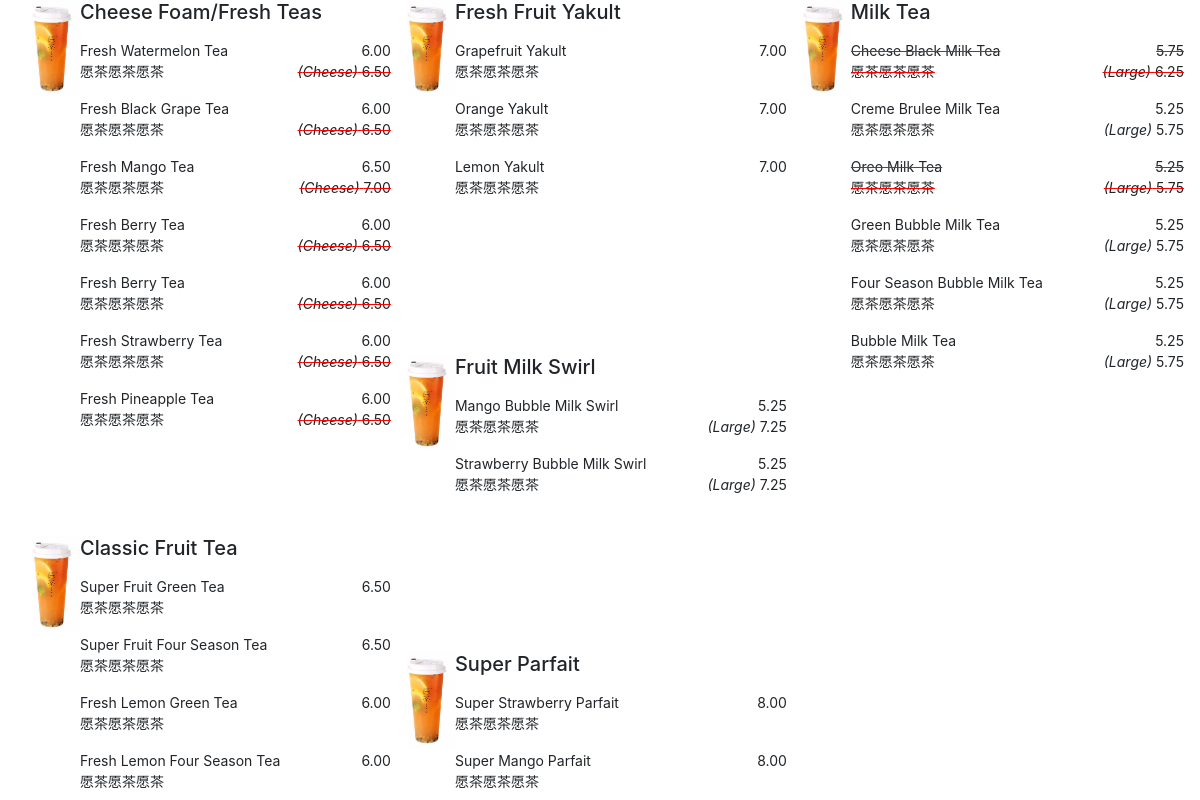
The app's page /menu/ with its own data.
### items/models.py (models this page shows, shortened)
class Category(models.Model):
    name = models.CharField(max_length=200)

class Item(models.Model):
    name = models.CharField(max_length=200)
    second_name = models.CharField(max_length=200)
    price = models.DecimalField(max_digits=10, decimal_places=2)
    image = models.ImageField(blank=True)
    category = models.ForeignKey(to=Category, on_delete=models.SET_NULL, null=True, related_name='items')
    ingredients = models.ManyToManyField(to=Ingredient, blank=True)
    @property
    def available(self):
        ingredients = self.ingredients.all()
        for i in ingredients:
            if i.available is False:
                return False
        return True

class CategoryVariant(models.Model):
    name = models.CharField(max_length=200)
    markup = models.DecimalField(max_digits=10, decimal_places=2)
    category = models.ForeignKey(to=Category, on_delete=models.CASCADE, related_name='variants')
    ingredients = models.ManyToManyField(to=Ingredient, blank=True)
    @property
    def available(self):
        ingredients = self.ingredients.all()
        for i in ingredients:
            if i.available is False:
                return False
        return True

### items/views.py (the view)
# urls.py: path('menu/', views.menu, name='menu'),
def menu(request):
    categories = Category.objects.all()
    context = { 'categories': categories }
    return render(request, 'menu.html', context)

### items/templates/menu.html
{% extends 'main.html' %}
{% load static %}
{% load mathfilters %}
{% block content %}
<div class="d-flex flex-column flex-wrap h-100 menu-column-container justify-content-between">
    {% for category in categories %}
    <div>
        <h5 class="category-heading">
            {{ category.name }}
            <img src="{% static 'images/example_tea.jpg' %}">
        </h5>
        {% for item in category.items.all %}
        <div class="menu-item d-flex flex-row justify-content-between {% if item.available == False %} sold-out {% endif %}">
            <div>
                <div>{{item.name}}</div>
                <div>{{item.second_name}}</div>
            </div>
            <div class="d-flex flex-column align-items-end">
                <div>
                    {{item.price}}
                </div>
                {% for c_variant in category.variants.all %}
                <div class="{% if c_variant.available == False %} sold-out {% endif %}">
                    <em>({{ c_variant.name }})</em>
                    {{ item.price|addition:c_variant.markup }}
                </div>
                {% endfor %}
            </div>
        </div>
        {% endfor %}
    </div>
    {% endfor %}
</div>
{% endblock content %}

### items/templates/main.html (shortened to what this page needs)
<!DOCTYPE html>
{% load static %}
<html lang="en">
<head>
    <link rel="stylesheet" href="https://stackpath.bootstrapcdn.com/bootstrap/4.5.0/css/bootstrap.min.css"
>
    <link rel="stylesheet" type='text/css' href="{% static 'css/main.css' %}">
</head>
<body>
    <div class="main-container h-100">
        {% block content %}
        {% endblock content %}
    </div>
</body>
</html>

### static/css/main.css (style rules this page uses)
body { height: 100vh; font-size: 14px; }
.main-container { margin: 0 1rem; }
.menu-item { padding-top: 0.5rem; padding-bottom: 0.5rem; min-width: 250px; }
.sold-out { text-decoration: line-through red; }
.category-heading { position: relative; }
.category-heading img { width: 3rem; height: 6rem; object-position: center; object-fit: cover; position: absolute; left: -3rem; }
.menu-column-container>* { margin-left: 4rem; }

### records on screen
Category: name "Cheese Foam/Fresh Teas"
Item: name "Fresh Watermelon Tea", second_name "愿茶愿茶愿茶", price "6.00", price|addition "6.50"
CategoryVariant: name "Cheese"
Item: name "Fresh Black Grape Tea", second_name "愿茶愿茶愿茶", price "6.00", price|addition "6.50"
Item: name "Fresh Mango Tea", second_name "愿茶愿茶愿茶", price "6.50", price|addition "7.00"
Item: name "Fresh Berry Tea", second_name "愿茶愿茶愿茶", price "6.00", price|addition "6.50"
Item: name "Fresh Berry Tea", second_name "愿茶愿茶愿茶", price "6.00", price|addition "6.50"
Item: name "Fresh Strawberry Tea", second_name "愿茶愿茶愿茶", price "6.00", price|addition "6.50"
Item: name "Fresh Pineapple Tea", second_name "愿茶愿茶愿茶", price "6.00", price|addition "6.50"
Category: name "Classic Fruit Tea"
Item: name "Super Fruit Green Tea", second_name "愿茶愿茶愿茶", price "6.50"
Item: name "Super Fruit Four Season Tea", second_name "愿茶愿茶愿茶", price "6.50"
Item: name "Fresh Lemon Green Tea", second_name "愿茶愿茶愿茶", price "6.00"
Item: name "Fresh Lemon Four Season Tea", second_name "愿茶愿茶愿茶", price "6.00"
Category: name "Fresh Fruit Yakult"
Item: name "Grapefruit Yakult", second_name "愿茶愿茶愿茶", price "7.00"
Item: name "Orange Yakult", second_name "愿茶愿茶愿茶", price "7.00"
Item: name "Lemon Yakult", second_name "愿茶愿茶愿茶", price "7.00"
Category: name "Fruit Milk Swirl"
Item: name "Mango Bubble Milk Swirl", second_name "愿茶愿茶愿茶", price "5.25", price|addition "7.25"
CategoryVariant: name "Large"
Item: name "Strawberry Bubble Milk Swirl", second_name "愿茶愿茶愿茶", price "5.25", price|addition "7.25"
Category: name "Super Parfait"
Item: name "Super Strawberry Parfait", second_name "愿茶愿茶愿茶", price "8.00"
Item: name "Super Mango Parfait", second_name "愿茶愿茶愿茶", price "8.00"
Category: name "Milk Tea"
Item: name "Cheese Black Milk Tea", second_name "愿茶愿茶愿茶", price "5.75", price|addition "6.25"
CategoryVariant: name "Large"
Item: name "Creme Brulee Milk Tea", second_name "愿茶愿茶愿茶", price "5.25", price|addition "5.75"
Item: name "Oreo Milk Tea", second_name "愿茶愿茶愿茶", price "5.25", price|addition "5.75"
Item: name "Green Bubble Milk Tea", second_name "愿茶愿茶愿茶", price "5.25", price|addition "5.75"
Item: name "Four Season Bubble Milk Tea", second_name "愿茶愿茶愿茶", price "5.25", price|addition "5.75"
Item: name "Bubble Milk Tea", second_name "愿茶愿茶愿茶", price "5.25", price|addition "5.75"
